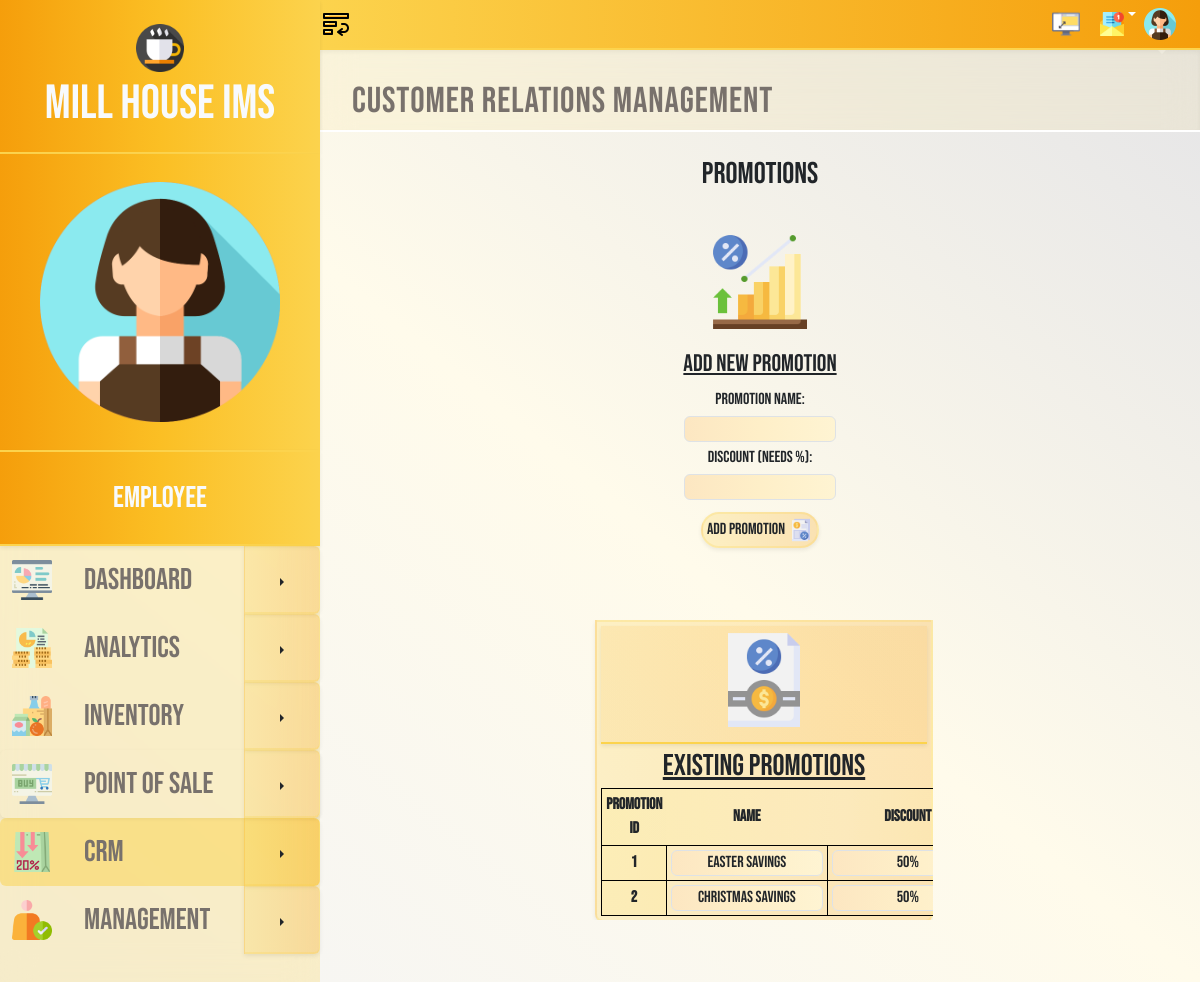
Page /CRM-promotions.php (signed in) on the committed database.
### tables this page shows
CREATE TABLE `promotions` (
  `promotion_id` int(11) NOT NULL,
  `name` varchar(255) NOT NULL,
  `discount` varchar(50) NOT NULL
);

### functions/CRM/promotions.php (the view, shortened to what this page needs)
<?php
include('functions/index/connection2data.php');
$stmt = $connection->prepare("SELECT promotion_id, name, discount FROM promotions");
$stmt->execute();
$promotions = $stmt->fetchAll(PDO::FETCH_ASSOC);
?>
<!DOCTYPE html>
<html lang="en">
<body>
    <h2 class="text-3xl py-3">Promotions</h2><br>
    <div class="flex justify-center">
        <img class=" fill-current  h-[100px] w-[100px]  mb-2" focusable="false"  src="./UI/chartpromo.png">
    </div>
    <h2 class="text-2xl py-2 underline">Add New Promotion</h2>
    <div class="flex justify-center mb-5">
        <form action="./functions/CRM/insert_promotions.php" method="post">
        <label class="mb-1" for="name">Promotion Name:</label><br>
        <input class=" mb-1 bg-gradient-to-r from-amber-500/25 via-amber-400/25 to-amber-300/25 border-none flex-grow px-2 border rounded text-center" type="text" id="name" name="name" required><br>
        <label class="mb-1" for="discount">Discount (Needs %):</label><br>
        <input class="mb-1 bg-gradient-to-r from-amber-500/25 via-amber-400/25 to-amber-300/25 border-none flex-grow px-2 border rounded text-center" type="text" id="discount" name="discount" required><br>
        <div class="flex justify-center">
            <button class="mt-2 flex justify-center border-2 rounded-full bg-gradient-to-r from-amber-300/25 to-amber-500/25 border-b-2 border-amber-300/25 shadow-sm  p-1  transition ease-in duration-200 transform hover:-translate-y-1 active:translate-y-0" type="submit">Add Promotion <img class=" h-6 w-6   ml-1 " focusable="false"  src="./UI/ppromo.png"></button>
        </div>
    </form>
    </div><br>
    <div class="flex justify-center">
        <div class="justify-self-center w-2/5 overflow-x-auto h-[300px]">
        <div class="border-2   bg-gradient-to-r from-amber-300/25  to-amber-500/25  border-amber-300/25 shadow-sm ml-2 mb-8 p-1 rounded-b-lg">
        <li class=" text-white text-2xl p-1  text-center shadow-sm justify-center bg-gradient-to-r from-amber-500/10 via-yellow-amber/50 to-amber-500/10 border-b-2 border-amber-300 grid place-items-center" >
            <img class=" fill-current  h-[100px] w-[100px]  mb-2" focusable="false"  src="./UI/discountpromo.png">
          </li>
          <h3 class="underline text-3xl p-1">Existing Promotions</h3>
    <table class="w-full">
    <thead>
        <tr class="bg-gradient-to-r from-amber-200/25 via-amber-100/25 to-amber-200/25 border border-black font-bold ">
            <th class="text-center p-1">Promotion ID</th>
            <th class="text-center p-1">Name</th>
            <th class="text-center p-1">Discount</th>
        </tr>
    </thead>
    <tbody>
        <?php foreach ($promotions as $promotion): ?>
        <tr class="border border-black">
            <form method="post" action="./functions/CRM/edit_promotion.php">
                <td class="text-center w-4 bg-amber-200/25 border border-black p-1 font-bold"><?php echo htmlspecialchars($promotion['promotion_id']); ?></td>
                <td class="text-center border border-black p-1 w-[180px]">
                    <input class="bg-gradient-to-r from-amber-500/25 via-amber-400/25 to-amber-300/25 border-none flex-grow px-2 border rounded text-center" type="text" name="name" value="<?php echo htmlspecialchars($promotion['name']); ?>" required>
                </td>
                <td class="text-center border border-black p-1 w-12">
                    <input class="bg-gradient-to-r from-amber-500/25 via-amber-400/25 to-amber-300/25 border-none flex-grow px-2 border rounded text-center" type="text" name="discount" value="<?php echo htmlspecialchars($promotion['discount']); ?>" required></td>
            </form>
        </tr>
        <?php endforeach; ?>
    </tbody>
</table>
    </div>
</div>
</body>
</html>

### rows in the picture
promotions: promotion_id "1", name "Easter savings", discount "50%"
promotions: promotion_id "2", name "Christmas savings", discount "50%"
